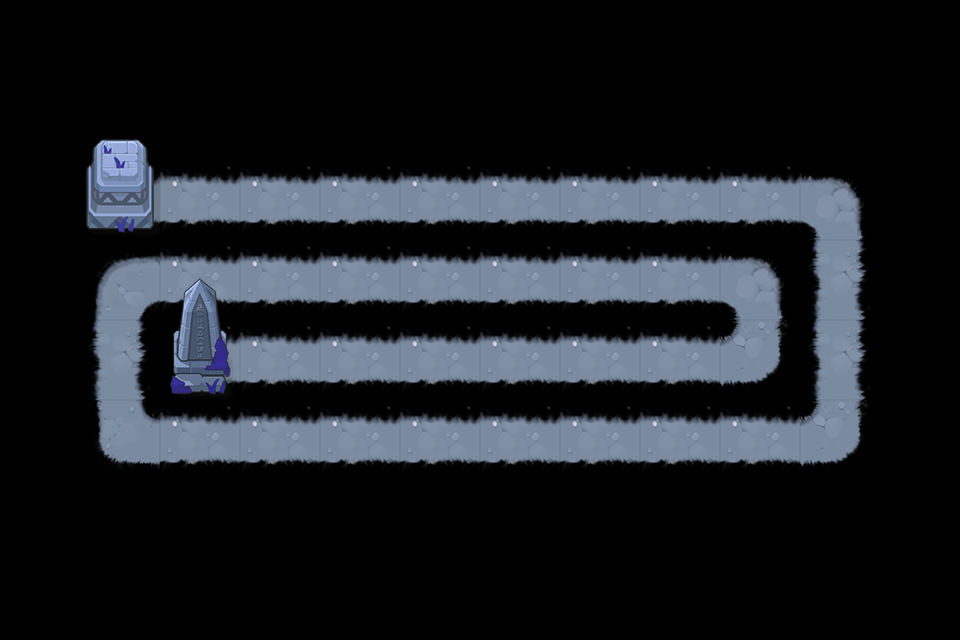

Rendered tile map (Tiled .tmx) drawn with the repository's tilesets; below, a short description and the map source with its tile grids summarised:
An orthogonal 12x8 tile map with 80x80 px tiles, 2 tile layers (road, object) and 12 objects (P0, P1, P2, P3, P4, ...).

<map version="1.0" tiledversion="1.0.3" orientation="orthogonal" renderorder="right-down" width="12" height="8" tilewidth="80" tileheight="80" nextobjectid="14">
 <tileset firstgid="1" name="xuedi" tilewidth="80" tileheight="80" tilecount="15" columns="5">
  <image source="xuedi.png" width="400" height="240" />
 </tileset>
 <layer name="road" width="12" height="8">
  <data>[96 cells, 40 non-empty, 7 distinct tile ids]</data>
 </layer>
 <layer name="object" width="12" height="8">
  <data>[96 cells, 4 non-empty, 4 distinct tile ids]</data>
 </layer>
 <objectgroup name="path" visible="0">
  <object id="1" name="P0" x="160" y="200" />
  <object id="2" name="P1" x="840" y="200" />
  <object id="3" name="P2" x="840" y="440" />
  <object id="4" name="P3" x="120" y="440" />
  <object id="5" name="P4" x="120" y="280" />
  <object id="6" name="P5" x="760" y="280" />
  <object id="7" name="P6" x="760" y="360" />
  <object id="8" name="P7" x="240" y="360" />
  <object id="9" name="O0" x="0" y="80" width="80" height="400" />
  <object id="10" name="O1" x="160" y="80" width="720" height="80" />
  <object id="11" name="O2" x="880" y="80" width="80" height="400" />
  <object id="12" name="O3" x="80" y="480" width="800" height="80" />
 </objectgroup>
</map>
